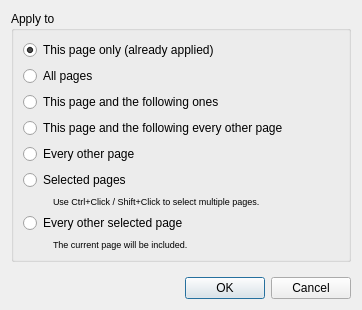
<?xml version="1.0" encoding="UTF-8"?>
<ui version="4.0">
 <class>page_box::ApplyDialog</class>
 <widget class="QDialog" name="page_box::ApplyDialog">
  <property name="windowModality">
   <enum>Qt::WindowModal</enum>
  </property>
  <property name="geometry">
   <rect>
    <x>0</x>
    <y>0</y>
    <width>362</width>
    <height>310</height>
   </rect>
  </property>
  <property name="windowTitle">
   <string>Page Box</string>
  </property>
  <layout class="QVBoxLayout" name="verticalLayout_7">
   <item>
    <widget class="QGroupBox" name="groupBox">
     <property name="title">
      <string>Apply to</string>
     </property>
     <layout class="QVBoxLayout" name="verticalLayout_5">
      <item>
       <widget class="QRadioButton" name="thisPageOnlyRB">
        <property name="text">
         <string>This page only (already applied)</string>
        </property>
        <property name="checked">
         <bool>true</bool>
        </property>
       </widget>
      </item>
      <item>
       <widget class="QRadioButton" name="allPagesRB">
        <property name="text">
         <string>All pages</string>
        </property>
       </widget>
      </item>
      <item>
       <widget class="QRadioButton" name="thisPageAndFollowersRB">
        <property name="text">
         <string>This page and the following ones</string>
        </property>
       </widget>
      </item>
      <item>
       <widget class="QRadioButton" name="thisEveryOtherRB">
        <property name="text">
         <string extracomment="All odd or even pages, depending on the current page being odd or even.">This page and the following every other page</string>
        </property>
       </widget>
      </item>
      <item>
       <widget class="QRadioButton" name="everyOtherRB">
        <property name="text">
         <string extracomment="All odd or even pages, depending on the current page being odd or even.">Every other page</string>
        </property>
       </widget>
      </item>
      <item>
       <widget class="QRadioButton" name="selectedPagesRB">
        <property name="text">
         <string>Selected pages</string>
        </property>
       </widget>
      </item>
      <item>
       <layout class="QHBoxLayout" name="horizontalLayout_3">
        <item>
         <spacer name="horizontalSpacer_6">
          <property name="orientation">
           <enum>Qt::Horizontal</enum>
          </property>
          <property name="sizeType">
           <enum>QSizePolicy::Fixed</enum>
          </property>
          <property name="sizeHint" stdset="0">
           <size>
            <width>30</width>
            <height>0</height>
           </size>
          </property>
         </spacer>
        </item>
        <item>
         <widget class="QLabel" name="selectedPagesHint">
          <property name="font">
           <font>
            <pointsize>7</pointsize>
           </font>
          </property>
          <property name="text">
           <string>Use Ctrl+Click / Shift+Click to select multiple pages.</string>
          </property>
         </widget>
        </item>
       </layout>
      </item>
      <item>
       <widget class="QRadioButton" name="everyOtherSelectedRB">
        <property name="text">
         <string>Every other selected page</string>
        </property>
       </widget>
      </item>
      <item>
       <layout class="QHBoxLayout" name="horizontalLayout_5">
        <item>
         <spacer name="horizontalSpacer_5">
          <property name="orientation">
           <enum>Qt::Horizontal</enum>
          </property>
          <property name="sizeType">
           <enum>QSizePolicy::Fixed</enum>
          </property>
          <property name="sizeHint" stdset="0">
           <size>
            <width>30</width>
            <height>0</height>
           </size>
          </property>
         </spacer>
        </item>
        <item>
         <widget class="QLabel" name="everyOtherSelectedHint">
          <property name="font">
           <font>
            <pointsize>7</pointsize>
           </font>
          </property>
          <property name="text">
           <string>The current page will be included.</string>
          </property>
         </widget>
        </item>
       </layout>
      </item>
     </layout>
    </widget>
   </item>
   <item>
    <spacer>
     <property name="orientation">
      <enum>Qt::Vertical</enum>
     </property>
     <property name="sizeHint" stdset="0">
      <size>
       <width>17</width>
       <height>0</height>
      </size>
     </property>
    </spacer>
   </item>
   <item>
    <widget class="QDialogButtonBox" name="buttonBox">
     <property name="orientation">
      <enum>Qt::Horizontal</enum>
     </property>
     <property name="standardButtons">
      <set>QDialogButtonBox::Cancel|QDialogButtonBox::Ok</set>
     </property>
    </widget>
   </item>
  </layout>
 </widget>
 <resources/>
 <connections>
  <connection>
   <sender>buttonBox</sender>
   <signal>rejected()</signal>
   <receiver>page_box::ApplyDialog</receiver>
   <slot>reject()</slot>
   <hints>
    <hint type="sourcelabel">
     <x>319</x>
     <y>252</y>
    </hint>
    <hint type="destinationlabel">
     <x>286</x>
     <y>256</y>
    </hint>
   </hints>
  </connection>
 </connections>
</ui>
